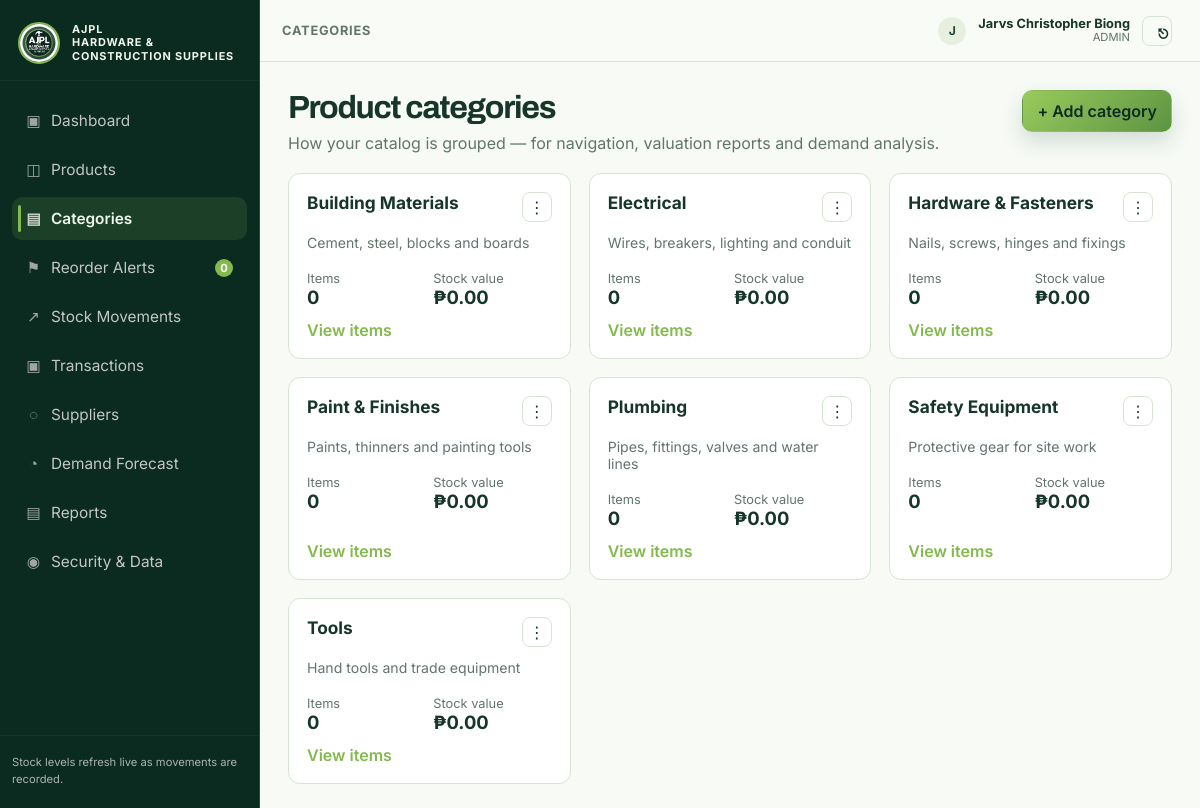
The app's page /categories.php (signed in) with its own data.
### tables this page shows
CREATE TABLE IF NOT EXISTS users (
  id INT AUTO_INCREMENT PRIMARY KEY,
  name VARCHAR(120) NOT NULL,
  username VARCHAR(80) NOT NULL UNIQUE,
  email VARCHAR(120) NOT NULL,
  password_hash VARCHAR(255) NOT NULL,
  role ENUM('admin','staff') NOT NULL DEFAULT 'staff',
  created_at DATETIME NOT NULL DEFAULT CURRENT_TIMESTAMP
);

CREATE TABLE IF NOT EXISTS categories (
  id INT AUTO_INCREMENT PRIMARY KEY,
  name VARCHAR(100) NOT NULL,
  description TEXT,
  created_at DATETIME NOT NULL DEFAULT CURRENT_TIMESTAMP
);

### includes/functions.php (called while the page is built, shortened)
<?php
function db(): PDO
{
    global $pdo;
    return $pdo;
}
function e($value): string
{
    return htmlspecialchars((string) $value, ENT_QUOTES, 'UTF-8');
}
function format_currency($value): string
{
    return '₱' . number_format((float) $value, 2, '.', ',');
}
function get_sidebar_badge_count(): int
{
    $stmt = db()->query('SELECT COUNT(*) AS c FROM products WHERE on_hand <= reorder_level');
    $row = $stmt->fetch();
    return (int) ($row['c'] ?? 0);
}

### includes/auth.php (called while the page is built, shortened)
<?php
if (!function_exists('inventory_get_current_user')) {
    function inventory_get_current_user(): ?array
    {
        $stmt = db()->prepare('SELECT * FROM users WHERE id = ? LIMIT 1');
        $stmt->execute([$_SESSION['user_id']]);
        return $stmt->fetch() ?: null;
    }
}

### categories.php (the view, shortened to what this page needs)
<?php
$stmt = db()->query('SELECT c.*, COUNT(p.id) AS items, COALESCE(SUM(p.on_hand * p.cost_price), 0) AS stock_value FROM categories c LEFT JOIN products p ON p.category_id = c.id AND p.archived = 0 GROUP BY c.id, c.name, c.description ORDER BY c.name ASC');
$categories = $stmt->fetchAll();
$user = inventory_get_current_user();
?><!DOCTYPE html>
<html lang="en">
<head>
  <link rel="stylesheet" href="assets/css/style.css" />
</head>
<body>
  <div class="app-shell">
    <aside class="sidebar">
      <div class="brand-row"><img class="brand-mark" src="assets/images/ajpl-logo.png" alt="AJPL Hardware and Construction Supplies"><div class="brand-copy">AJPL<br>Hardware &amp; Construction Supplies</div></div>
      <nav class="sidebar-nav">
        <a class="nav-link" href="dashboard.php"><span class="icon">▣</span>Dashboard</a>
        <a class="nav-link" href="products.php"><span class="icon">◫</span>Products</a>
        <a class="nav-link active" href="categories.php"><span class="icon">▤</span>Categories</a>
        <a class="nav-link" href="reorder_alerts.php"><span class="icon">⚑</span>Reorder Alerts <span class="nav-badge"><?= e(get_sidebar_badge_count()) ?></span></a>
        <a class="nav-link" href="stock_movements.php"><span class="icon">↗</span>Stock Movements</a>
        <a class="nav-link" href="transactions.php"><span class="icon">▣</span>Transactions</a>
        <a class="nav-link" href="suppliers.php"><span class="icon">◌</span>Suppliers</a>
        <a class="nav-link" href="demand_forecast.php"><span class="icon">◔</span>Demand Forecast</a>
        <a class="nav-link" href="reports.php"><span class="icon">▤</span>Reports</a>
        <a class="nav-link" href="security.php"><span class="icon">◉</span>Security &amp; Data</a>
      </nav>
      <div class="sidebar-footer">Stock levels refresh live as movements are recorded.</div>
    </aside>
    <main class="main-panel">
      <header class="topbar">
        <div class="page-title">Categories</div>
        <div class="user-box">
          <div class="user-avatar"><?= strtoupper(substr($user['name'], 0, 1)) ?></div>
          <div class="user-meta"><strong><?= e($user['name']) ?></strong><small><?= e(strtoupper($user['role'])) ?></small></div>
          <a class="btn icon-btn" href="logout.php" title="Logout">⎋</a>
        </div>
      </header>
      <div class="content">
        <div class="page-head">
          <div class="head-left"><h1>Product categories</h1><p>How your catalog is grouped — for navigation, valuation reports and demand analysis.</p></div>
          <div class="header-actions"><button class="btn btn-primary" data-open-modal="categoryModal">+ Add category</button></div>
        </div>
        <div class="card-list">
          <?php foreach ($categories as $category): ?>
            <div class="category-card">
              <div class="card-top">
                <div class="card-name"><?= e($category['name']) ?></div>
                <div class="row-menu-wrap">
                  <button type="button" class="icon-btn row-menu-toggle" aria-label="Category actions">⋮</button>
                </div>
              </div>
              <div class="card-sub"><?= e($category['description'] ?: 'No description available.') ?></div>
              <div class="card-meta">
                <div><span class="small">Items</span><br><strong><?= e((int) $category['items']) ?></strong></div>
                <div><span class="small">Stock value</span><br><strong><?= format_currency($category['stock_value']) ?></strong></div>
              </div>
              <div class="card-foot">
                <a class="link-inline" href="products.php?category=<?= (int) $category['id'] ?>">View items</a>
              </div>
            </div>
          <?php endforeach; ?>
        </div>
      </div>
    </main>
  </div>
</body>
</html>

### records on screen
users: name "J", name "Jarvs Christopher Biong", role "ADMIN"
categories: name "Building Materials", description "Cement, steel, blocks and boards", items "0", stock_value "₱0.00"
categories: name "Electrical", description "Wires, breakers, lighting and conduit", items "0", stock_value "₱0.00"
categories: name "Hardware & Fasteners", description "Nails, screws, hinges and fixings", items "0", stock_value "₱0.00"
categories: name "Paint & Finishes", description "Paints, thinners and painting tools", items "0", stock_value "₱0.00"
categories: name "Plumbing", description "Pipes, fittings, valves and water lines", items "0", stock_value "₱0.00"
categories: name "Safety Equipment", description "Protective gear for site work", items "0", stock_value "₱0.00"
categories: name "Tools", description "Hand tools and trade equipment", items "0", stock_value "₱0.00"

### other values on screen
get_sidebar_badge_count() "0"
